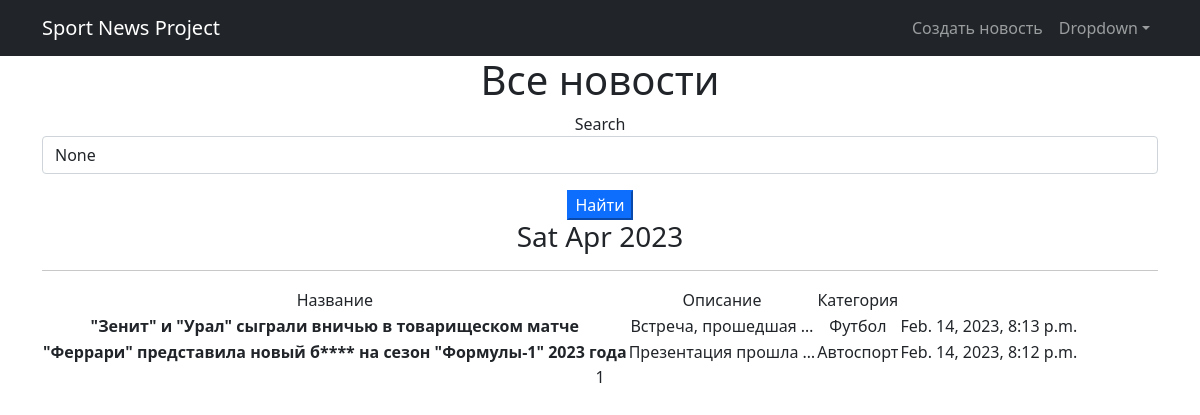
The page /posts/ on the database as committed earlier.
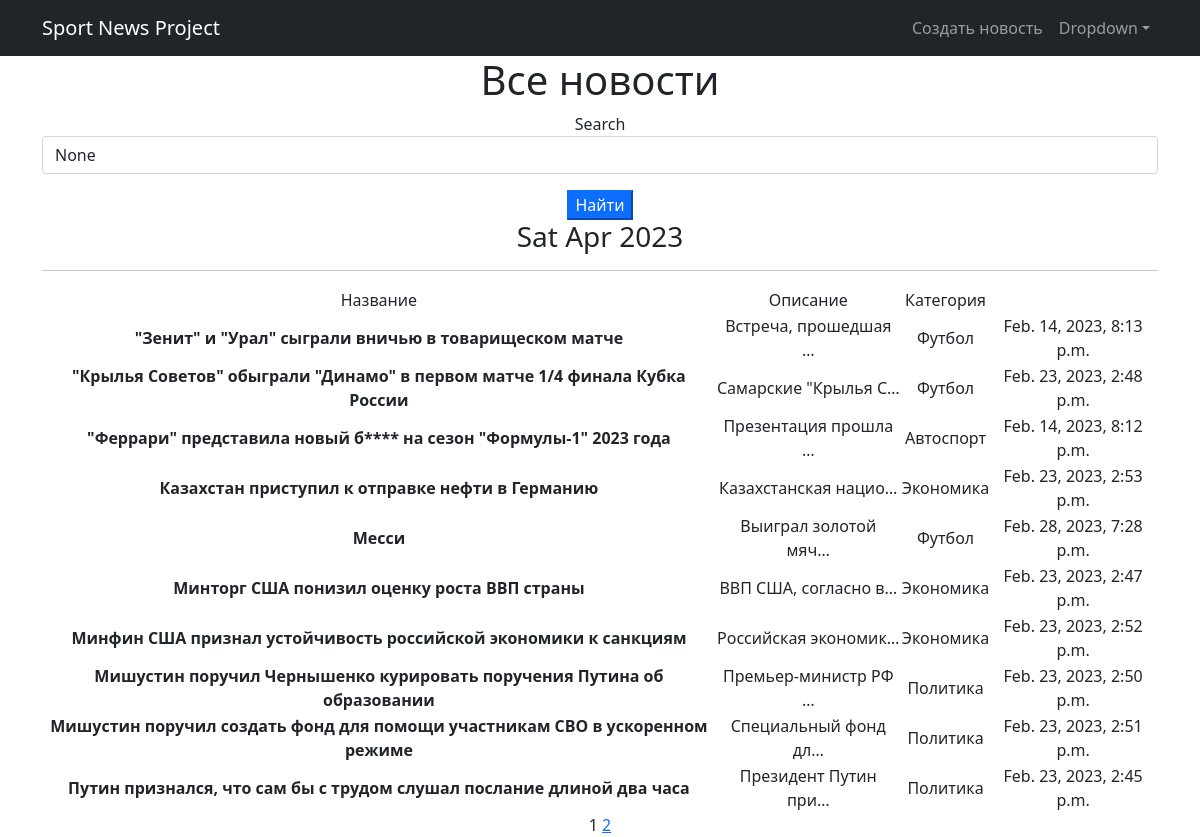
The same page on the database as committed later.
### simpleapp/models.py (models this page shows, shortened)
class Posts(models.Model):
    name = models.CharField(
        max_length=200,
        unique=True,
    )
    description = models.TextField()
    date = models.DateTimeField(auto_now_add=True)
    category = models.ForeignKey(
        to='Category',
        on_delete=models.CASCADE,
        related_name='posts',
    )

class Category(models.Model):
    name = models.CharField(max_length=100, unique=True)

### simpleapp/views.py (the view)
# urls.py: path('', PostsList.as_view(), name='posts_list'),
class PostsList(ListView):
    model = Posts
    ordering = 'name'
    template_name = 'flatpages/posts.html'
    context_object_name = 'posts'
    paginate_by = 10
    def get_queryset(self):
        queryset = super().get_queryset()
        self.filterset = PostFilter(self.request.GET, queryset)
        return self.filterset.qs
    def get_context_data(self, **kwargs):
        context = super().get_context_data(**kwargs)
        context['time_now'] = datetime.utcnow()
        context['next_sale'] = None
        context['filterset'] = self.filterset
        return context

### simpleapp/templatetags/custom_filters.py (called while the page is built)
@register.filter()
def censor(text):
    stop_words = ['монегаск', 'болид']
    for word in text.split():
        if word.lower() in stop_words:
            text = text.replace(word, f"{word[0]}{'*' * (len(word) - 1)}")
    return text

### templates/flatpages/posts.html (shortened to what this page needs)
{% extends 'flatpages/default.html' %}
{% load custom_filters %}
{% load custom_tags %}
{% block content %}
   <h1>Все новости</h1>
      <form action="" method="get" >
    <label for="{{ filterset.form.name__icontains.id_for_label }}">Search</label>
    <input
        id="{{ filterset.form.name__icontains.id }}"
        name="{{ filterset.form.name__icontains.name }}"
        value="{{ filterset.form.name__icontains.value }}"
        class="form-control"
    >
    <input type="submit" class="mt-3 btn-primary" value="Найти" />
     </form>
   <h3>{{ time_now|date:'D M Y' }}</h3>
   <hr>
   {% if posts %}
       <table>
           <tr>
               <td>Название</td>
               <td>Описание</td>
               <td>Категория</td>
           </tr>
           {% for news in posts %}
           <tr>
               <td><strong>{{ news.name|censor }}</strong></td>
               <td>{{ news.description|truncatechars:20|censor }}</td>
               <td>{{ news.category.name }}</td>
               <td>{{ news.date }}</td>
               <td>
               </td>
           </tr>
           {% endfor %}
       </table>
   {% else %}
       <h2>Новостей нет!</h2>!
   {% endif %}
   {{ page_obj.number }}
   {% if page_obj.has_next %}
       <a href="?page={{ page_obj.next_page_number }}">{{ page_obj.next_page_number }}</a>
   {% endif %}
{% endblock content %}

### templates/flatpages/default.html (shortened to what this page needs)
<!DOCTYPE html>
<html lang="en">
    <head>
        {% load static %}
        <link href="{% static 'css/styles.css' %}" rel="stylesheet" />
    </head>
    <body>
        <nav class="navbar navbar-expand-lg navbar-dark bg-dark">
            <div class="container">
                <a class="navbar-brand" href="#">Sport News Project</a>
                <div class="collapse navbar-collapse" id="navbarSupportedContent">
                    <ul class="navbar-nav ms-auto mb-2 mb-lg-0">
                        <li class="nav-item"><a class="nav-link" href="{% url 'post_create' %}">Создать новость</a></li>
                        <li class="nav-item dropdown">
                            <a class="nav-link dropdown-toggle" id="navbarDropdown" href="#" role="button" data-bs-toggle="dropdown" aria-expanded="false">Dropdown</a>
                        </li>
                    </ul>
                </div>
            </div>
        </nav>
        <div class="container">
            <div class="row">
                <div class="col-lg-12 text-center">
           {% block content %}{% endblock content %}
                </div>
            </div>
        </div>
    </body>
</html>

Rows that differ between the two databases and show on the page:
added Posts: name|censor "\"Крылья Советов\" обыграли \"Динамо\" в первом матче 1/4 финала Кубка России", description|censor "Самарские \"Крылья С…", category.name "Футбол", date "Feb. 23, 2023, 2:48 p.m."
added Posts: name|censor "Казахстан приступил к отправке нефти в Германию", description|censor "Казахстанская нацио…", category.name "Экономика", date "Feb. 23, 2023, 2:53 p.m."
added Posts: name|censor "Месси", description|censor "Выиграл золотой мяч…", category.name "Футбол", date "Feb. 28, 2023, 7:28 p.m."
added Posts: name|censor "Минторг США понизил оценку роста ВВП страны", description|censor "ВВП США, согласно в…", category.name "Экономика", date "Feb. 23, 2023, 2:47 p.m."
added Posts: name|censor "Минфин США признал устойчивость российской экономики к санкциям", description|censor "Российская экономик…", category.name "Экономика", date "Feb. 23, 2023, 2:52 p.m."
added Posts: name|censor "Мишустин поручил Чернышенко курировать поручения Путина об образовании", description|censor "Премьер-министр РФ …", category.name "Политика", date "Feb. 23, 2023, 2:50 p.m."
added Posts: name|censor "Мишустин поручил создать фонд для помощи участникам СВО в ускоренном режиме", description|censor "Специальный фонд дл…", category.name "Политика", date "Feb. 23, 2023, 2:51 p.m."
added Posts: name|censor "Путин признался, что сам бы с трудом слушал послание длиной два часа", description|censor "Президент Путин при…", category.name "Политика", date "Feb. 23, 2023, 2:45 p.m."
Other text that changed with them:
{{ page_obj.next_page_number }}: (not shown) → "2"
